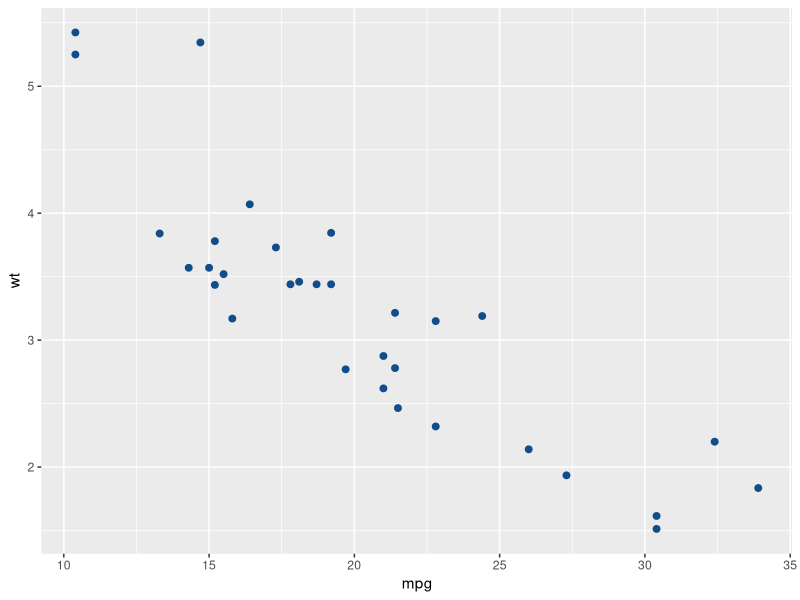
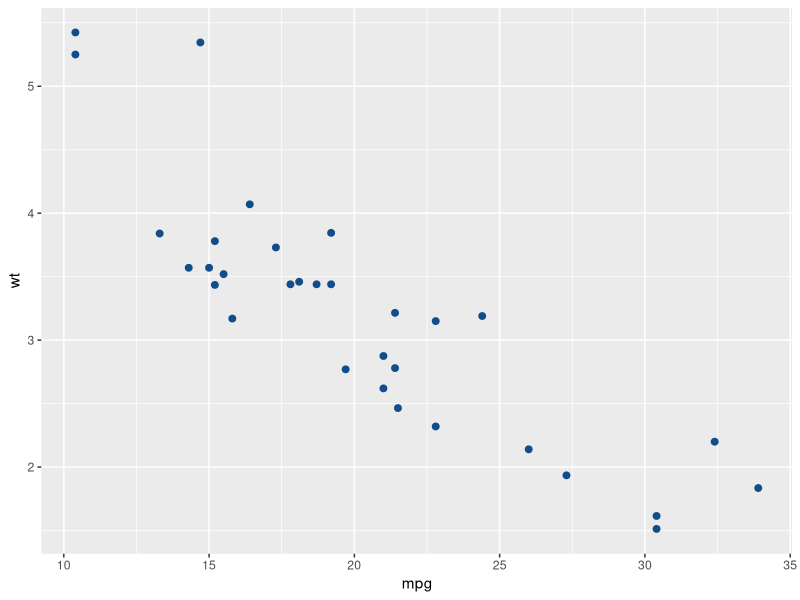
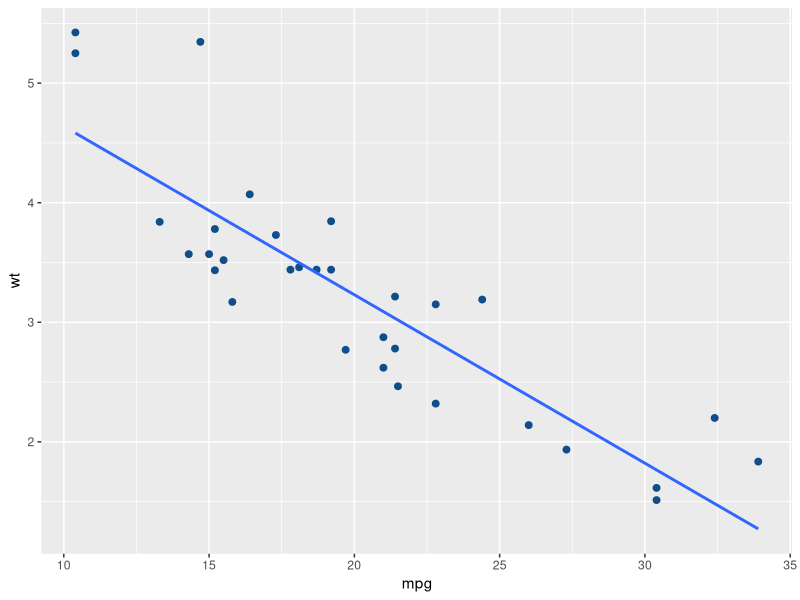

Here is the R script that generated these plots, in order:
## ---- chunk 1
#| message: false
#| echo: false

library(tidyverse)
## ---- chunk 2
#| fig-height: 4
#| fig-width: 4
#| fig-align: center

p <- mtcars |>
    ggplot(aes(mpg, wt)) +
    geom_point(col = "dodgerblue4", size = 2)
print(p)
## ---- chunk 3
mtcars[1:5, ]
## ---- chunk 4
knitr :: kable(mtcars[1:5, ],)
## ---- chunk 5
#| echo: false
p
## ---- chunk 6
#| echo: false
#| message: false
#| 
p + geom_smooth(method = "lm", se = F)
